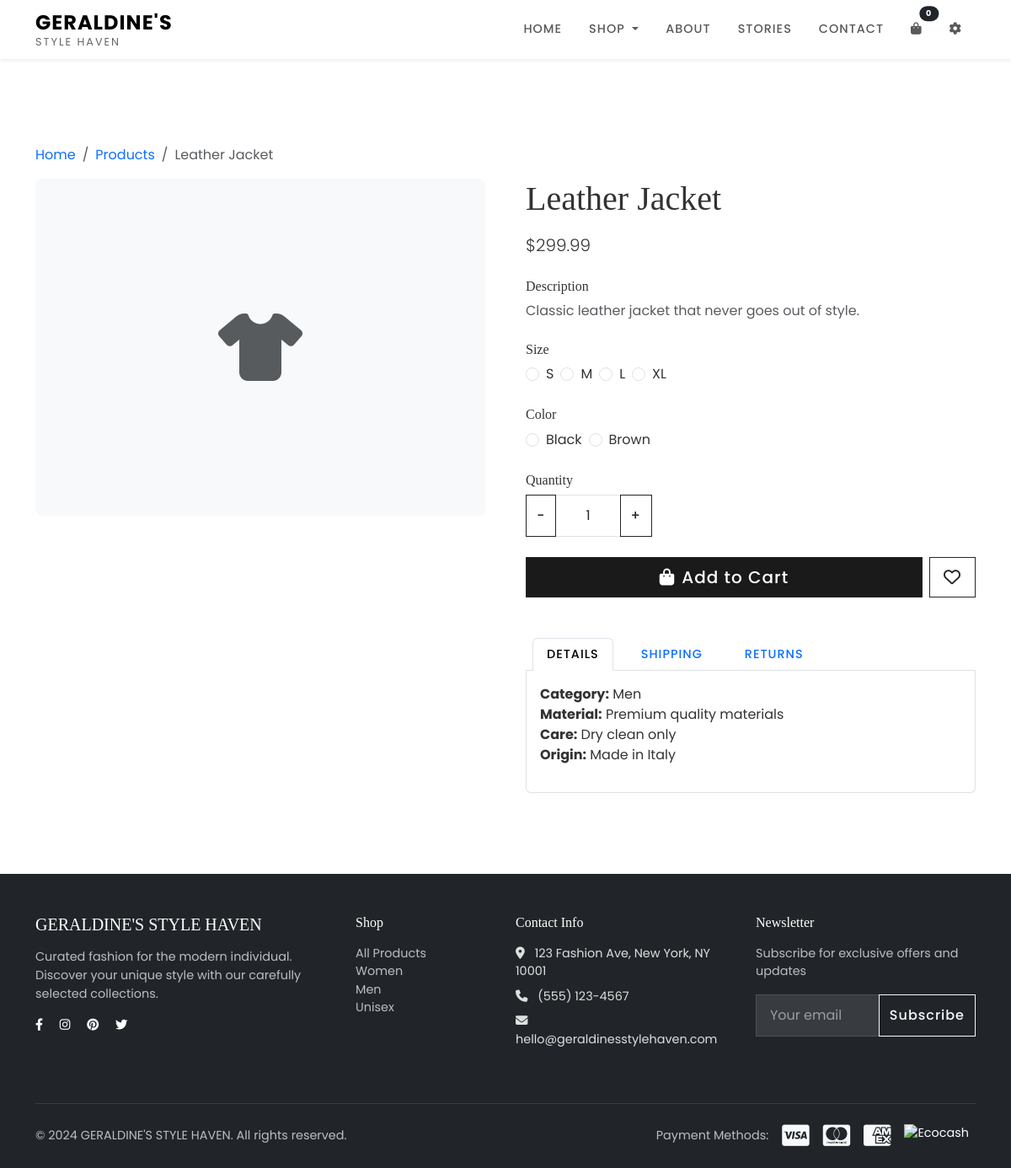
The app's page /product/4 with its own data.
### app.py (models this page shows)
class Product(db.Model):
    id = db.Column(db.Integer, primary_key=True)
    name = db.Column(db.String(100), nullable=False)
    price = db.Column(db.Float, nullable=False)
    description = db.Column(db.Text, nullable=False)
    category = db.Column(db.String(50), nullable=False)
    image = db.Column(db.String(200))
    sizes = db.Column(db.String(200))
    colors = db.Column(db.String(200))
    quantity = db.Column(db.Integer, default=0)
    in_stock = db.Column(db.Boolean, default=True)
    created_at = db.Column(db.DateTime, default=datetime.utcnow)
    def get_sizes_list(self):
        return self.sizes.split(',') if self.sizes else []
    def get_colors_list(self):
        return self.colors.split(',') if self.colors else []

### app.py (the view)
@app.route('/product/<int:product_id>')
def product_detail(product_id):
    product = Product.query.get_or_404(product_id)
    return render_template('product-detail.html', product=product)

### templates/product-detail.html (shortened to what this page needs)
{% extends "base.html" %}
{% block content %}
<section class="py-5 mt-5">
    <div class="container">
        <nav aria-label="breadcrumb">
            <ol class="breadcrumb">
                <li class="breadcrumb-item"><a href="{{ url_for('index') }}" class="text-decoration-none">Home</a></li>
                <li class="breadcrumb-item"><a href="{{ url_for('products') }}" class="text-decoration-none">Products</a></li>
                <li class="breadcrumb-item active" aria-current="page">{{ product.name }}</li>
            </ol>
        </nav>
        <div class="row g-5">
            <div class="col-md-6">
                <div class="position-relative">
                </div>
            </div>
            <div class="col-md-6">
                <h1 class="display-6 mb-3">{{ product.name }}</h1>
                <p class="lead mb-4">${{ "%.2f"|format(product.price) }}</p>
                <div class="mb-4">
                    <h6 class="mb-2">Description</h6>
                    <p class="text-muted">{{ product.description }}</p>
                </div>
                <div class="mb-4">
                    <h6 class="mb-2">Size</h6>
                    <div class="d-flex flex-wrap gap-2">
                        {% for size in product.get_sizes_list() %}
                        <div class="form-check">
                            <input class="form-check-input" type="radio" name="size" id="size{{ size }}" value="{{ size }}">
                            <label class="form-check-label" for="size{{ size }}">
                                {{ size }}
                            </label>
                        </div>
                        {% endfor %}
                    </div>
                </div>
                {% if product.get_colors_list() %}
                <div class="mb-4">
                    <h6 class="mb-2">Color</h6>
                    <div class="d-flex flex-wrap gap-2">
                        {% for color in product.get_colors_list() %}
                        <div class="form-check">
                            <input class="form-check-input" type="radio" name="color" id="color{{ color }}" value="{{ color }}">
                            <label class="form-check-label" for="color{{ color }}">
                                {{ color }}
                            </label>
                        </div>
                        {% endfor %}
                    </div>
                </div>
                {% endif %}
                <div class="mb-4">
                    <h6 class="mb-2">Quantity</h6>
                    <div class="input-group" style="width: 150px;">
                        <button class="btn btn-outline-dark" type="button" onclick="decrementQuantity()">-</button>
                        <input type="number" class="form-control text-center" id="quantity" value="1" min="1" max="10">
                        <button class="btn btn-outline-dark" type="button" onclick="incrementQuantity()">+</button>
                    </div>
                </div>
                {% if product.in_stock %}
                <div class="d-grid gap-2 d-md-flex">
                    <button class="btn btn-dark btn-lg flex-grow-1" onclick="addToCart()">
                        <i class="fas fa-shopping-bag me-2"></i>Add to Cart
                    </button>
                    <button class="btn btn-outline-dark btn-lg">
                        <i class="far fa-heart"></i>
                    </button>
                </div>
                {% else %}
                <div class="alert alert-danger">
                    <i class="fas fa-times-circle me-2"></i>This product is currently <strong>out of stock</strong>. Please check back later.
                </div>
                {% endif %}
                <div class="mt-5">
                    <ul class="nav nav-tabs" id="productTab" role="tablist">
                        <li class="nav-item" role="presentation">
                            <button class="nav-link active" id="details-tab" data-bs-toggle="tab" data-bs-target="#details" type="button" role="tab">Details</button>
                        </li>
                        <li class="nav-item" role="presentation">
                            <button class="nav-link" id="shipping-tab" data-bs-toggle="tab" data-bs-target="#shipping" type="button" role="tab">Shipping</button>
                        </li>
                        <li class="nav-item" role="presentation">
                            <button class="nav-link" id="returns-tab" data-bs-toggle="tab" data-bs-target="#returns" type="button" role="tab">Returns</button>
                        </li>
                    </ul>
                    <div class="tab-content p-3 border border-top-0 rounded-bottom" id="productTabContent">
                        <div class="tab-pane fade show active" id="details" role="tabpanel">
                            <ul class="list-unstyled">
                                <li><strong>Category:</strong> {{ product.category }}</li>
                                <li><strong>Material:</strong> Premium quality materials</li>
                                <li><strong>Care:</strong> Dry clean only</li>
                                <li><strong>Origin:</strong> Made in Italy</li>
                            </ul>
                        </div>
                    </div>
                </div>
            </div>
        </div>
    </div>
</section>
{% endblock %}

### static/css/style.css (style rules this page uses)
:root { --primary-color: #1a1a1a; --secondary-color: #f8f9fa; --accent-color: #c7a17a; --text-color: #333; --light-text: #666; }
body { font-family: 'Poppins', sans-serif; color: var(--text-color); padding-top: 76px; }
h1, h2, h3, h4, h5, h6 { font-family: 'Playfair Display', serif; }
.nav-link { font-weight: 500; text-transform: uppercase; font-size: 0.9rem; letter-spacing: 1px; margin: 0 0.5rem; }
.btn { border-radius: 0; font-weight: 500; letter-spacing: 1px; transition: all 0.3s ease; }
.btn-dark { background-color: var(--primary-color); }
.form-control { border-radius: 0; border: 1px solid #dee2e6; padding: 0.75rem 1rem; }
.input-group input[type="number"] { -moz-appearance: textfield; }

### records on screen
Product: name "Leather Jacket", price "299.99", description "Classic leather jacket that never goes out of style.", category "Men"

### other values on screen
{{ size }} "S" "M" "L" "XL"
{{ color }} "Black" "Brown"
